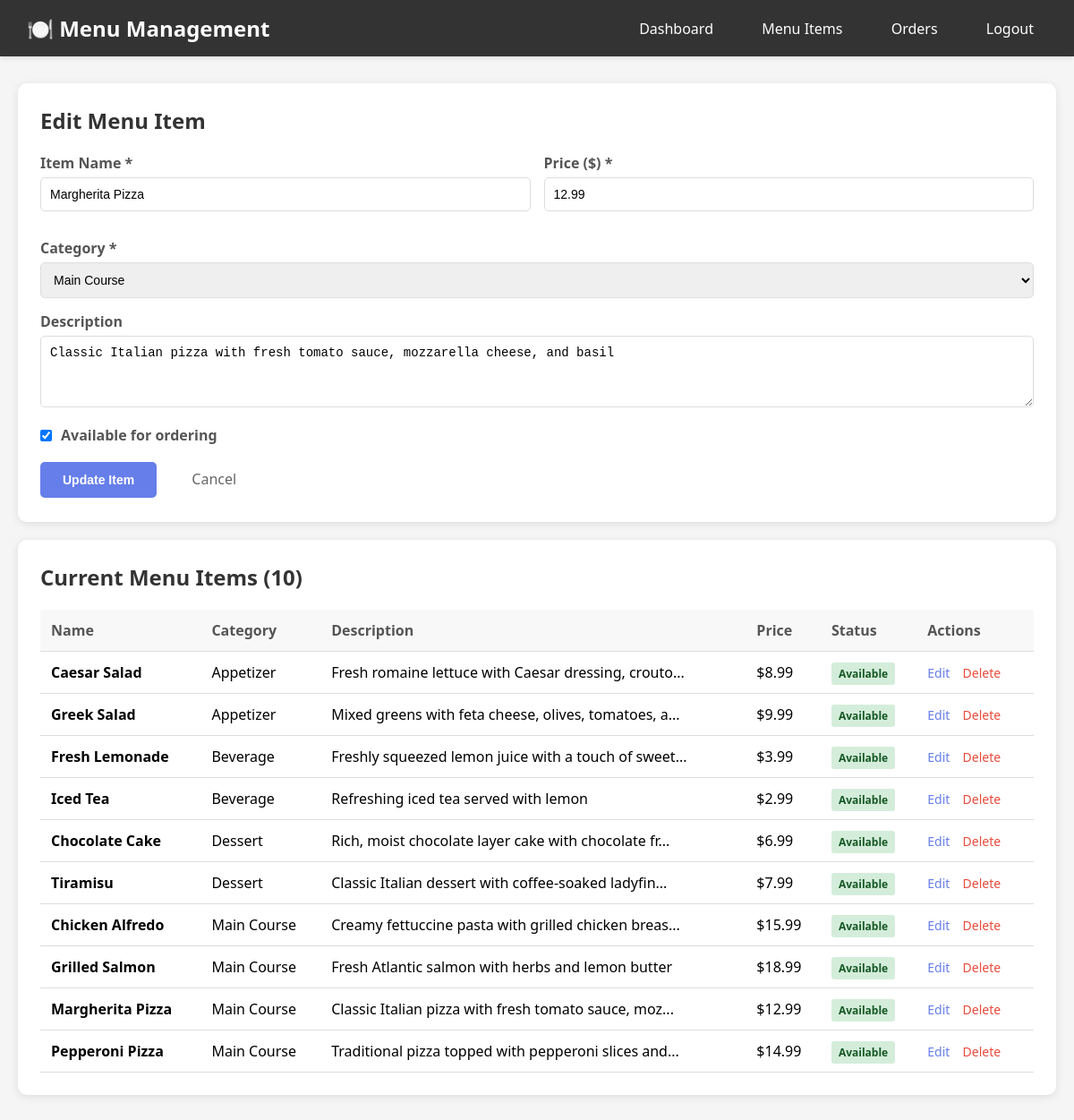
/menu.php?edit=1 (signed in), run on the app's committed database.
### tables this page shows
CREATE TABLE menu_items (
    id INT AUTO_INCREMENT PRIMARY KEY,
    name VARCHAR(100) NOT NULL,
    description TEXT,
    price DECIMAL(10,2) NOT NULL,
    category VARCHAR(50) NOT NULL,
    available BOOLEAN DEFAULT TRUE,
    created_at TIMESTAMP DEFAULT CURRENT_TIMESTAMP,
    INDEX idx_category (category),
    INDEX idx_available (available)
);

### config.php (called while the page is built, shortened)
<?php
function escape($string) {
    return htmlspecialchars($string, ENT_QUOTES, 'UTF-8');
}

### menu.php (the view, shortened to what this page needs)
<?php
require_once 'config.php';
$db = new Database();
$pdo = $db->connect();
$editItem = null;
if (isset($_GET['edit'])) {
    $id = (int)$_GET['edit'];
    try {
        $stmt = $pdo->prepare("SELECT * FROM menu_items WHERE id = ?");
        $stmt->execute([$id]);
        $editItem = $stmt->fetch();
    } catch (PDOException $e) {
        $error = 'Error fetching item';
    }
}
try {
    $items = $pdo->query("SELECT * FROM menu_items ORDER BY category, name")->fetchAll();
} catch (PDOException $e) {
    $items = [];
    $error = 'Error loading menu items';
}
?>
<!DOCTYPE html>
<html lang="en">
<head>
</head>
<body>
    <div class="navbar">
        <h1>🍽️ Menu Management</h1>
        <nav>
            <a href="dashboard.php">Dashboard</a>
            <a href="menu.php">Menu Items</a>
            <a href="orders.php">Orders</a>
            <a href="logout.php">Logout</a>
        </nav>
    </div>
    <div class="container">
        <div class="card">
            <h2><?php echo $editItem ? 'Edit Menu Item' : 'Add New Menu Item'; ?></h2>
            <form method="POST" action="menu.php">
                <div class="form-row">
                    <div class="form-group">
                        <label for="name">Item Name *</label>
                        <input type="text" id="name" name="name" value="<?php echo escape($editItem['name'] ?? ''); ?>" required>
                    </div>
                    <div class="form-group">
                        <label for="price">Price ($) *</label>
                        <input type="number" step="0.01" id="price" name="price" value="<?php echo escape($editItem['price'] ?? ''); ?>" required>
                    </div>
                </div>
                <div class="form-group">
                    <label for="category">Category *</label>
                    <select id="category" name="category" required>
                        <option value="Main Course" <?php echo ($editItem['category'] ?? '') === 'Main Course' ? 'selected' : ''; ?>>Main Course</option>
                    </select>
                </div>
                <div class="form-group">
                    <label for="description">Description</label>
                    <textarea id="description" name="description"><?php echo escape($editItem['description'] ?? ''); ?></textarea>
                </div>
                <div class="form-group checkbox-group">
                    <input type="checkbox" id="available" name="available" <?php echo (!isset($editItem) || $editItem['available']) ? 'checked' : ''; ?>>
                    <label for="available">Available for ordering</label>
                </div>
                <button type="submit"><?php echo $editItem ? 'Update Item' : 'Add Item'; ?></button>
                <?php if ($editItem): ?>
                    <a href="menu.php" class="cancel-btn">Cancel</a>
                <?php endif; ?>
            </form>
        </div>
        <div class="card">
            <h2>Current Menu Items (<?php echo count($items); ?>)</h2>
            <?php if (count($items) > 0): ?>
                <table>
                    <thead>
                        <tr>
                            <th>Name</th>
                            <th>Category</th>
                            <th>Description</th>
                            <th>Price</th>
                            <th>Status</th>
                            <th>Actions</th>
                        </tr>
                    </thead>
                    <tbody>
                        <?php foreach ($items as $item): ?>
                            <tr>
                                <td><strong><?php echo escape($item['name']); ?></strong></td>
                                <td><?php echo escape($item['category']); ?></td>
                                <td><?php echo escape(substr($item['description'], 0, 50)); ?><?php echo strlen($item['description']) > 50 ? '...' : ''; ?></td>
                                <td>$<?php echo number_format($item['price'], 2); ?></td>
                                <td>
                                    <span class="badge <?php echo $item['available'] ? 'badge-success' : 'badge-danger'; ?>">
                                        <?php echo $item['available'] ? 'Available' : 'Unavailable'; ?>
                                    </span>
                                </td>
                                <td class="actions">
                                    <a href="menu.php?edit=<?php echo $item['id']; ?>">Edit</a>
                                    <a href="menu.php?delete=<?php echo $item['id']; ?>" class="delete" onclick="return confirm('Are you sure you want to delete this item?')">Delete</a>
                                </td>
                            </tr>
                        <?php endforeach; ?>
                    </tbody>
                </table>
            <?php else: ?>
                <p style="color: #666; text-align: center; padding: 20px;">No menu items found. Add your first item above!</p>
            <?php endif; ?>
        </div>
    </div>
</body>
</html>

### menu.php (style rules this page uses)
* { margin: 0; padding: 0; box-sizing: border-box; }
body { font-family: 'Segoe UI', Tahoma, Geneva, Verdana, sans-serif; background: #f5f5f5; }
.navbar { background: #333; color: white; padding: 15px 30px; display: flex; justify-content: space-between; align-items: center; box-shadow: 0 2px 5px rgba(0,0,0,0.1); }
.navbar h1 { font-size: 24px; }
.navbar nav a { color: white; text-decoration: none; margin-left: 20px; padding: 8px 15px; border-radius: 5px; transition: background 0.3s; }
.container { max-width: 1200px; margin: 30px auto; padding: 0 20px; }
.card { background: white; padding: 25px; border-radius: 10px; box-shadow: 0 2px 10px rgba(0,0,0,0.1); margin-bottom: 20px; }
h2 { color: #333; margin-bottom: 20px; }
.form-row { display: grid; grid-template-columns: 1fr 1fr; gap: 15px; margin-bottom: 15px; }
.form-group { margin-bottom: 15px; }
label { display: block; margin-bottom: 5px; color: #555; font-weight: bold; }
input, textarea, select { width: 100%; padding: 10px; border: 1px solid #ddd; border-radius: 5px; font-size: 14px; }
textarea { min-height: 80px; resize: vertical; }
.checkbox-group { display: flex; align-items: center; }
.checkbox-group input { width: auto; margin-right: 10px; }
.checkbox-group label { margin-bottom: 0; }
button { padding: 12px 25px; background: #667eea; color: white; border: none; border-radius: 5px; cursor: pointer; font-weight: bold; font-size: 14px; transition: background 0.3s; }
table { width: 100%; border-collapse: collapse; }
th, td { padding: 12px; text-align: left; border-bottom: 1px solid #ddd; }
th { background: #f8f8f8; font-weight: bold; color: #555; }
.actions a { color: #667eea; text-decoration: none; margin-right: 10px; font-size: 14px; }
.actions a.delete { color: #e74c3c; }
.badge { padding: 4px 8px; border-radius: 3px; font-size: 12px; font-weight: bold; }
.badge-success { background: #d4edda; color: #155724; }
.cancel-btn { display: inline-block; margin-left: 10px; color: #666; text-decoration: none; padding: 12px 25px; }

### data on the page
menu_items: name "Margherita Pizza", price "12.99", category "Main Course", description "Classic Italian pizza with fresh tomato sauce, mozzarella cheese, and basil", available "☑", description "Classic Italian pizza with fresh tomato sauce, moz", shows "Available"
menu_items: name "Caesar Salad", category "Appetizer", description "Fresh romaine lettuce with Caesar dressing, crouto", price "8.99", available "Available"
menu_items: name "Greek Salad", category "Appetizer", description "Mixed greens with feta cheese, olives, tomatoes, a", price "9.99", available "Available"
menu_items: name "Fresh Lemonade", category "Beverage", description "Freshly squeezed lemon juice with a touch of sweet", price "3.99", available "Available"
menu_items: name "Iced Tea", category "Beverage", description "Refreshing iced tea served with lemon", price "2.99", available "Available"
menu_items: name "Chocolate Cake", category "Dessert", description "Rich, moist chocolate layer cake with chocolate fr", price "6.99", available "Available"
menu_items: name "Tiramisu", category "Dessert", description "Classic Italian dessert with coffee-soaked ladyfin", price "7.99", available "Available"
menu_items: name "Chicken Alfredo", category "Main Course", description "Creamy fettuccine pasta with grilled chicken breas", price "15.99", available "Available"
menu_items: name "Grilled Salmon", category "Main Course", description "Fresh Atlantic salmon with herbs and lemon butter", price "18.99", available "Available"
menu_items: name "Pepperoni Pizza", category "Main Course", description "Traditional pizza topped with pepperoni slices and", price "14.99", available "Available"

### other printed values
count($items) "10"
